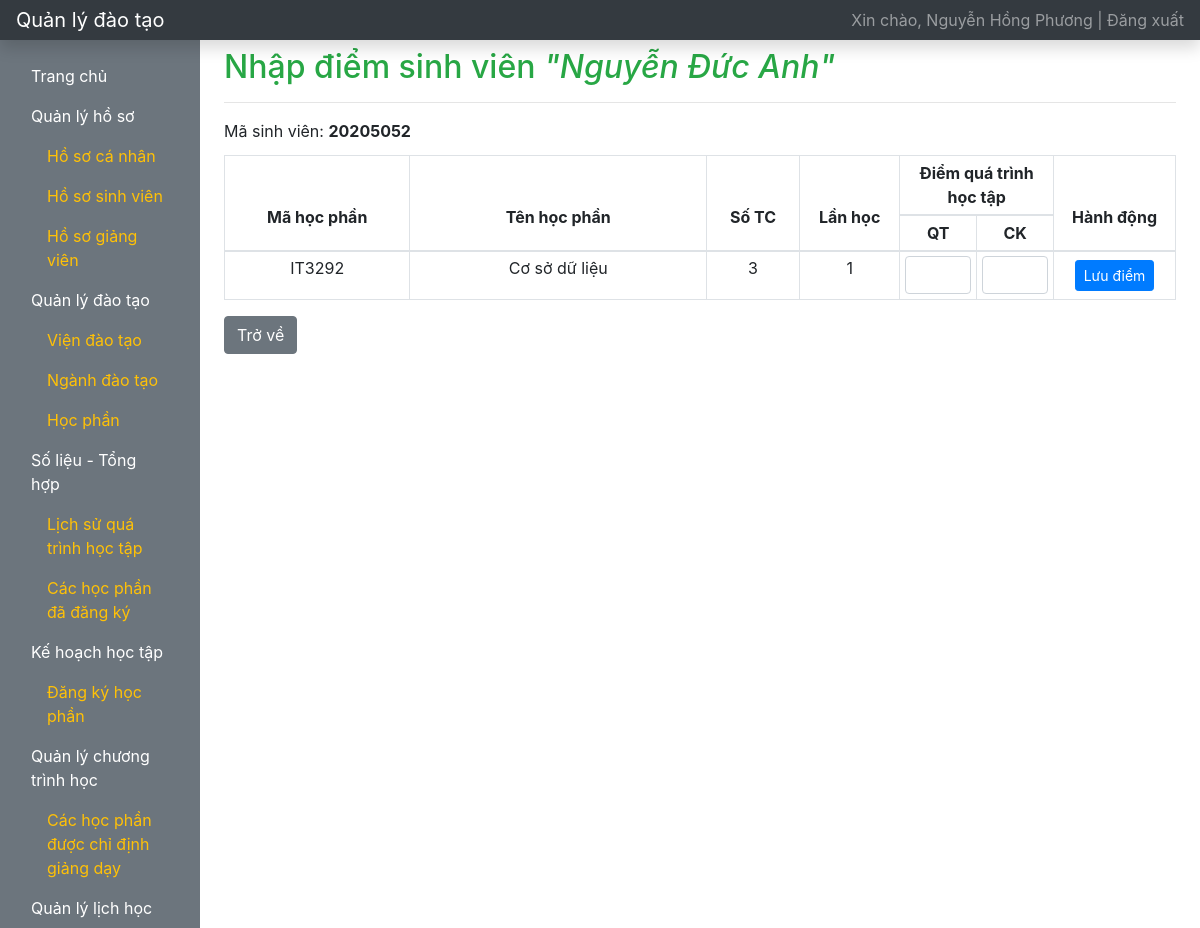
/index.php?r=nhap-diem&&classroom_id=1&student_id=5&subject_code=IT3292&study_id=13 (signed in), run on the app's committed database.
### tables this page shows
CREATE TABLE `user` (
  `id` int(11) NOT NULL,
  `username` varchar(64) NOT NULL,
  `password` varchar(128) NOT NULL,
  `user_type` varchar(32) NOT NULL,
  `user_code` varchar(32) DEFAULT NULL,
  `fullname` varchar(128) NOT NULL,
  `dob` date NOT NULL,
  `phone_number` varchar(15) DEFAULT NULL,
  `email` varchar(64) DEFAULT NULL,
  `address` varchar(512) DEFAULT NULL,
  `status` varchar(32) NOT NULL DEFAULT 'active'
);

CREATE TABLE `subject` (
  `id` int(11) NOT NULL,
  `training_majors_code` varchar(32) NOT NULL,
  `training_system_code` varchar(32) NOT NULL,
  `subject_code` varchar(32) NOT NULL,
  `subject_name` varchar(128) NOT NULL,
  `num_of_credit` tinyint(2) NOT NULL
);

### WEB/function.php (called while the page is built, shortened)
<?php
    function getInfoLoginFromSession()
    {
        $key = 'user_login';
        if (isset($_SESSION[$key])) {
            $data = $_SESSION[$key];
            return $data;
        }
        return array();
    }
    function getFullnameUserLogin()
    {
        $info_user = getInfoLoginFromSession();
        if (empty($info_user) == false) {
            $fullname = $info_user['fullname'];
            return $fullname;
        }
        return '';
    }
?>

### WEB/database.php (called while the page is built, shortened)
<?php
    function getOne($instance_db, $sql)
    {
        $stmt = $instance_db->prepare($sql);
        $stmt->setFetchMode(PDO::FETCH_ASSOC);
        $stmt->execute();
        return $stmt->fetch();
    }
    function getInfoLogin($instance_db, $username, $password)
    {
        $sql = "SELECT * FROM USER WHERE USERNAME = '{$username}' AND PASSWORD = '{$password}'";
        return getOne($instance_db, $sql);
    }
?>

### WEB/nhap-diem.php (the view, shortened to what this page needs)
<?php
    $classroom_id = isset($_GET['classroom_id']) == true ? $_GET['classroom_id'] : '';
    $student_id = isset($_GET['student_id']) == true ? $_GET['student_id'] : '';
    $subject_code = isset($_GET['subject_code']) == true ? $_GET['subject_code'] : '';
    $sql1 = "SELECT FULLNAME, USER_CODE FROM USER WHERE ID = '{$student_id}'";
    $fullname = getOne($connect, $sql1);
    $sql2 = "SELECT * FROM SUBJECT WHERE SUBJECT_CODE = '{$subject_code}'";
    $subject_info = getOne($connect, $sql2);
?>
<h2 class="mt-2 text-success">Nhập điểm sinh viên <i>"<?= $fullname['FULLNAME']?>"</i></h2>
<hr>
<div class="container-fluid">
    <div class="row">
        <div class="col-sm-6 pl-0">
            <p class="mb-1">Mã sinh viên: <b><?= $fullname['USER_CODE']?></b></p>
        </div>
    </div>
</div>
<div class="table-responsive mt-2">
    <table class="table table-sm table-bordered table-hover">
        <thead>
            <tr>
                <th class="text-center" style="width: 6%; line-height: 350%;" rowspan="2">Mã học phần</th>
                <th class="text-center" style="width: 10%; line-height: 350%;" rowspan="2">Tên học phần</th>
                <th class="text-center" style="width: 3%; line-height: 350%;" rowspan="2">Số TC</th>
                <th class="text-center" style="width: 3%; line-height: 350%;" rowspan="2">Lần học</th>
                <th class="text-center" style="width: 8%;" colspan="2">Điểm quá trình học tập</th>
                <th class="text-center" style="width: 3%; line-height: 350%;" rowspan="2">Hành động</th>
            </tr>
            <tr>
                <th class="text-center" style="width: 2%;">QT</th>
                <th class="text-center" style="width: 2%;">CK</th>
            </tr>
        </thead>
        <tbody>
            <tr>
                <td class="text-center"><?= $subject_info['subject_code']?></td>
                <td class="text-center"><?= $subject_info['subject_name']?></td>
                <td class="text-center"><?= $subject_info['num_of_credit']?></td>
                <td class="text-center">1</td>
                <form action="#" method="POST">
                    <td class="text-center">
                        <input type="text" class="form-control" name="qt" required>
                    </td>
                    <td class="text-center">
                        <input type="text" class="form-control" name="ck" required>
                    </td>
                    <td class="pt-2 text-center">
                        <button type="submit" name="save" class="btn btn-sm btn-primary">Lưu điểm</button>
                    </td>
                </form>
            </tr>
        </tbody>
    </table>
</div>
<a href="?r=danh-sach-sinh-vien-thuoc-lop&classroom_id=<?= $classroom_id?>&subject_code=<?= $subject_code?>" class="btn btn-secondary">Trở về</a>

### WEB/layouts/topbar.php
<nav class="navbar navbar-dark sticky-top bg-dark flex-md-nowrap p-0 shadow">
    <a class="navbar-brand col-md-3 col-lg-2 mr-0 px-3" href="?r=trang-chu">Quản lý đào tạo</a>
    <ul class="navbar-nav px-3">
        <li class="nav-item text-nowrap">
            <a class="nav-link" href="dang-xuat.php">Xin chào, <?= getFullnameUserLogin()?> | Đăng xuất</a>
        </li>
    </ul>
</nav>

### data on the page
user: fullname "Nguyễn Hồng Phương"
user: fullname "Nguyễn Đức Anh", user_code "20205052"
subject: subject_code "IT3292", subject_name "Cơ sở dữ liệu", num_of_credit "3"
